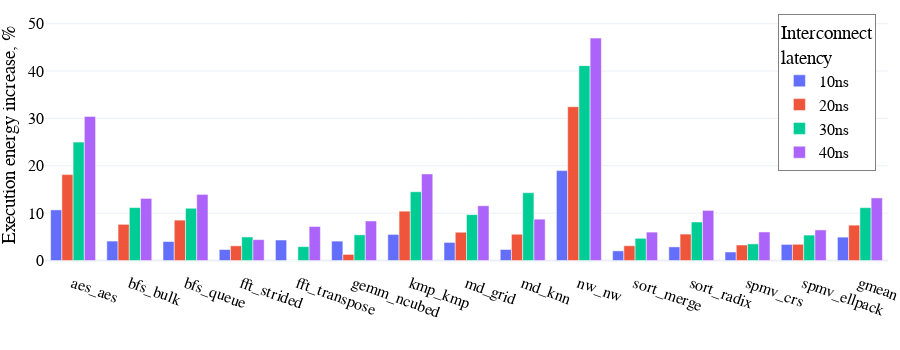

The notebook cell saved with this chart:
### Code cell
fig = px.bar(energy_increase, barmode='group')
fig.update_yaxes(title_text='Execution energy increase, %', range=[-2,55])
format_fig(fig, big=True, leg_y=.95, leg_x=.87, tickangle=20)
fig.update_layout(width=900, height=350)
fig.show()
# fig.write_image('figs/exec_energy_standard.pdf')

### Figure 1 — Plotly figure (JSON) as saved in the notebook; plotly's stock layout.template omitted (floating-point values rounded to 4 significant figures)
{"data": [{"alignmentgroup": "True", "hovertemplate": "Interconnect<br>latency=10ns<br> =%{x}<br>value=%{y}<extra></extra>", "legendgroup": "10ns", "marker": {"color": "#636efa"}, "name": "10ns", "offsetgroup": "10ns", "orientation": "v", "showlegend": true, "textposition": "auto", "type": "bar", "x": ["aes_aes", "bfs_bulk", "bfs_queue", "fft_strided", "fft_transpose", "gemm_ncubed", "kmp_kmp", "md_grid", "md_knn", "nw_nw", "sort_merge", "sort_radix", "spmv_crs", "spmv_ellpack", "gmean"], "xaxis": "x", "y": [10.69, 4.11, 4.01, 2.32, 4.33, 4.1, 5.51, 3.82, 2.33, 18.98, 2.04, 2.88, 1.8, 3.4, 4.94], "yaxis": "y"}, {"alignmentgroup": "True", "hovertemplate": "Interconnect<br>latency=20ns<br> =%{x}<br>value=%{y}<extra></extra>", "legendgroup": "20ns", "marker": {"color": "#EF553B"}, "name": "20ns", "offsetgroup": "20ns", "orientation": "v", "showlegend": true, "textposition": "auto", "type": "bar", "x": ["aes_aes", "bfs_bulk", "bfs_queue", "fft_strided", "fft_transpose", "gemm_ncubed", "kmp_kmp", "md_grid", "md_knn", "nw_nw", "sort_merge", "sort_radix", "spmv_crs", "spmv_ellpack", "gmean"], "xaxis": "x", "y": [18.14, 7.64, 8.53, 3.1, 0.01, 1.29, 10.42, 5.97, 5.55, 32.47, 3.12, 5.58, 3.28, 3.43, 7.47], "yaxis": "y"}, {"alignmentgroup": "True", "hovertemplate": "Interconnect<br>latency=30ns<br> =%{x}<br>value=%{y}<extra></extra>", "legendgroup": "30ns", "marker": {"color": "#00cc96"}, "name": "30ns", "offsetgroup": "30ns", "orientation": "v", "showlegend": true, "textposition": "auto", "type": "bar", "x": ["aes_aes", "bfs_bulk", "bfs_queue", "fft_strided", "fft_transpose", "gemm_ncubed", "kmp_kmp", "md_grid", "md_knn", "nw_nw", "sort_merge", "sort_radix", "spmv_crs", "spmv_ellpack", "gmean"], "xaxis": "x", "y": [25, 11.18, 11.03, 4.98, 2.93, 5.43, 14.52, 9.69, 14.32, 41.14, 4.69, 8.13, 3.51, 5.37, 11.16], "yaxis": "y"}, {"alignmentgroup": "True", "hovertemplate": "Interconnect<br>latency=40ns<br> =%{x}<br>value=%{y}<extra></extra>", "legendgroup": "40ns", "marker": {"color": "#ab63fa"}, "name": "40ns", "offsetgroup": "40ns", "orientation": "v", "showlegend": true, "textposition": "auto", "type": "bar", "x": ["aes_aes", "bfs_bulk", "bfs_queue", "fft_strided", "fft_transpose", "gemm_ncubed", "kmp_kmp", "md_grid", "md_knn", "nw_nw", "sort_merge", "sort_radix", "spmv_crs", "spmv_ellpack", "gmean"], "xaxis": "x", "y": [30.42, 13.11, 13.96, 4.41, 7.19, 8.35, 18.28, 11.57, 8.73, 46.96, 6, 10.58, 6.03, 6.46, 13.22], "yaxis": "y"}], "layout": {"barmode": "group", "font": {"color": "Black", "family": "Arial", "size": 16}, "height": 350, "legend": {"bgcolor": "White", "bordercolor": "Grey", "borderwidth": 1, "orientation": "v", "title": {"text": "Interconnect<br>latency"}, "tracegroupgap": 0, "x": 0.87, "xanchor": "left", "y": 0.95, "yanchor": "top"}, "margin": {"b": 0, "l": 0, "r": 0, "t": 0}, "width": 900, "xaxis": {"anchor": "y", "domain": [0, 1], "tickangle": 20, "title": {"text": " "}}, "yaxis": {"anchor": "x", "domain": [0, 1], "range": [-2, 55], "title": {"text": "Execution energy increase, %"}}}}
